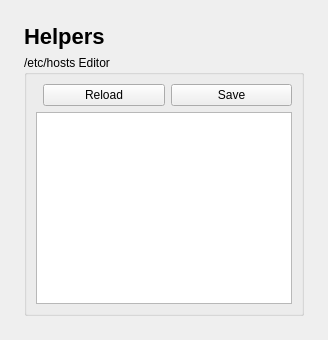
<?xml version="1.0" encoding="UTF-8"?>
<ui version="4.0">
 <class>HelpersPage</class>
 <widget class="QWidget" name="HelpersPage">
  <layout class="QVBoxLayout">
   <property name="leftMargin"><number>24</number></property><property name="topMargin"><number>24</number></property><property name="rightMargin"><number>24</number></property><property name="bottomMargin"><number>24</number></property>
   <item><widget class="QLabel"><property name="text"><string>Helpers</string></property><property name="styleSheet"><string>font-size: 22px; font-weight: bold;</string></property></widget></item>
   <item>
    <widget class="QGroupBox"><property name="title"><string>/etc/hosts Editor</string></property>
     <layout class="QVBoxLayout">
      <item>
       <layout class="QHBoxLayout">
        <item><spacer><property name="orientation"><enum>Qt::Horizontal</enum></property></spacer></item>
        <item><widget class="QPushButton" name="loadHostsButton"><property name="text"><string>Reload</string></property></widget></item>
        <item><widget class="QPushButton" name="saveHostsButton"><property name="text"><string>Save</string></property><property name="objectName"><string>primaryButton</string></property></widget></item>
       </layout>
      </item>
      <item><widget class="QPlainTextEdit" name="hostsEditor"><property name="font"><font><family>Monospace</family><pointsize>10</pointsize></font></property></widget></item>
     </layout>
    </widget>
   </item>
  </layout>
 </widget>
</ui>
